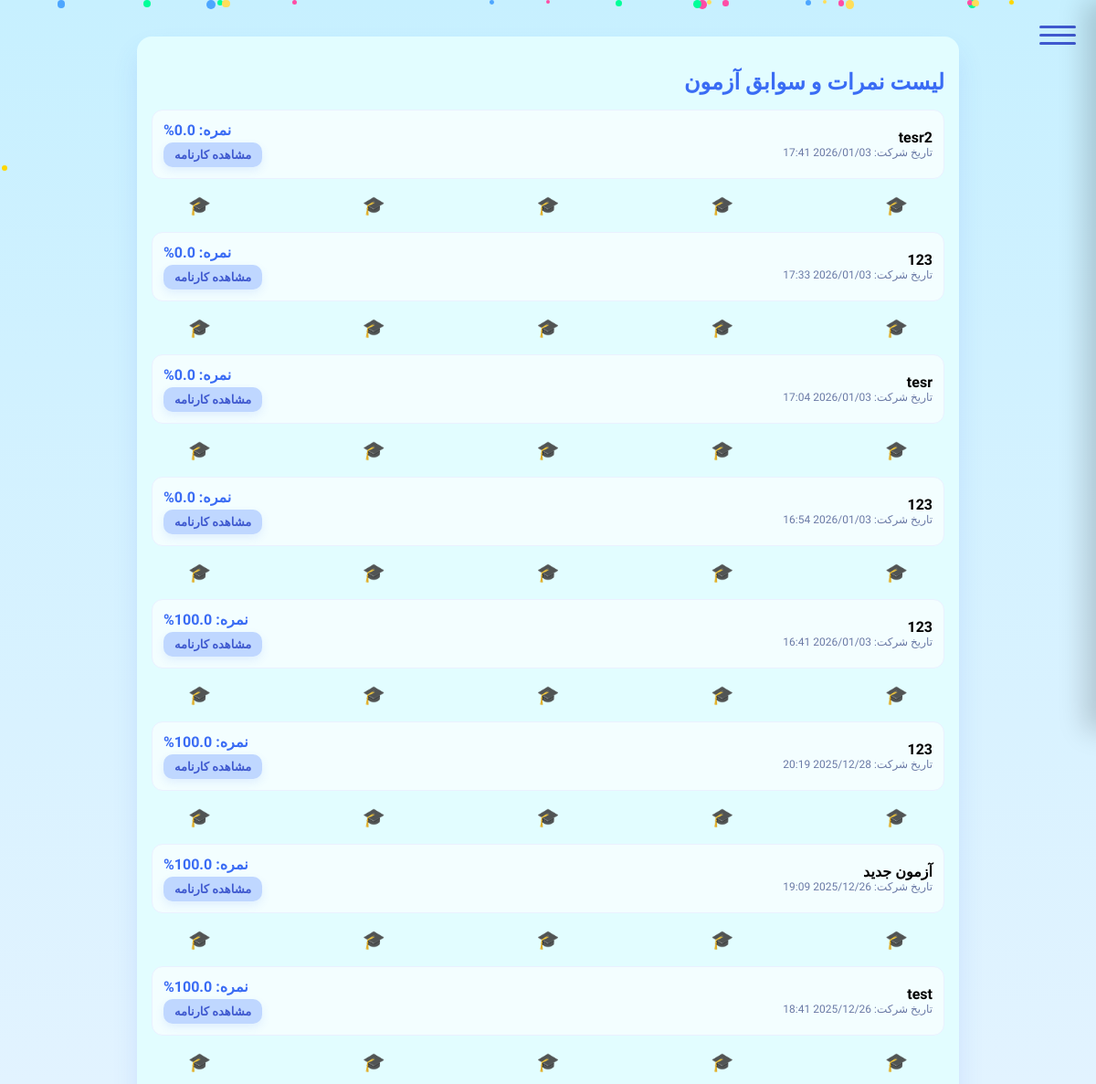
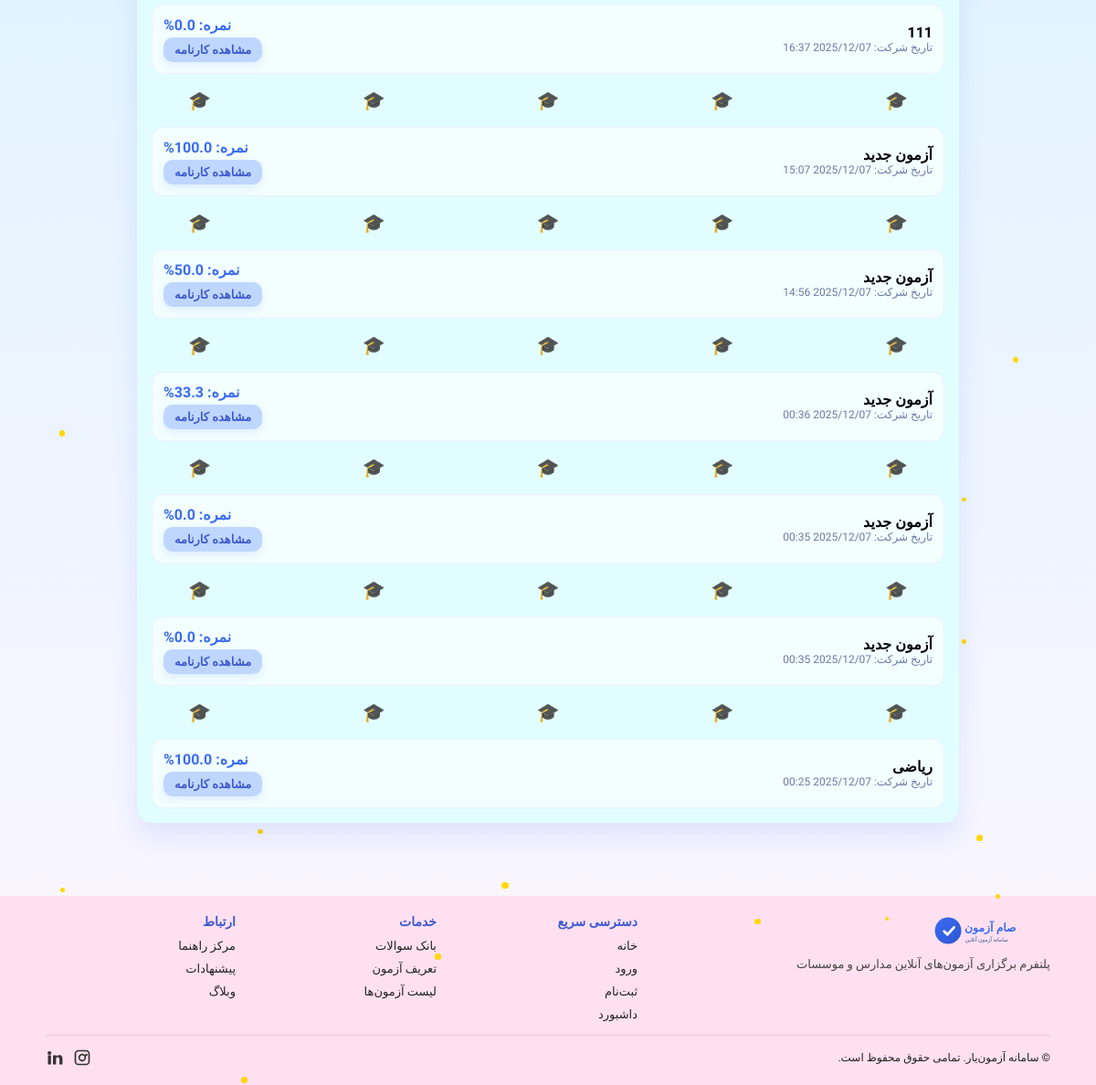
/accounts/student/scores/ (signed in), run on the app's committed database (2 pictures, top to bottom).
### accounts/models.py (models this page shows, shortened)
class ExamAssignment(models.Model):
    exam = models.ForeignKey(Exam, on_delete=models.CASCADE, related_name='assignments')
    student = models.ForeignKey(settings.AUTH_USER_MODEL, on_delete=models.CASCADE, related_name='exam_assignments')
    selected_question_ids = models.JSONField()
    score = models.FloatField(default=0, null=True, blank=True)
    student_answers = models.JSONField(default=dict, blank=True)
    completed_at = models.DateTimeField(null=True, blank=True)
    created_at = models.DateTimeField(auto_now_add=True)
    class Meta:
        unique_together = ('exam', 'student')

class Exam(models.Model):
    name = models.CharField(max_length=200)
    classroom = models.ForeignKey('Classroom', on_delete=models.CASCADE, related_name='exams')
    num_questions = models.PositiveIntegerField(default=0)
    created_by = models.ForeignKey(settings.AUTH_USER_MODEL, on_delete=models.CASCADE, related_name='created_exams')
    students = models.ManyToManyField(settings.AUTH_USER_MODEL, related_name='exams', blank=True)
    created_at = models.DateTimeField(auto_now_add=True)
    source_exam = models.ForeignKey('self', null=True, blank=True, on_delete=models.SET_NULL, related_name='derived_exams')
    shuffle_per_student = models.BooleanField(default=True)
    duration = models.PositiveIntegerField(default=60, help_text="Duration in minutes")
    start_time = models.DateTimeField(null=True, blank=True)
    end_time = models.DateTimeField(null=True, blank=True)
    class Meta:
        verbose_name = "آزمون"
        verbose_name_plural = "آزمون‌ها"

### accounts/views.py (the view)
# urls.py: path('student/scores/', StudentScoresView.as_view(), name='student_scores'),
@method_decorator(login_required, name="dispatch")
class StudentScoresView(TemplateView):
    template_name = "accounts/student_scores.html"
    def dispatch(self, request, *args, **kwargs):
        u = request.user
        if getattr(getattr(u, 'role', None), 'code', '') != 'student':
            return redirect('dashboard')
        return super().dispatch(request, *args, **kwargs)
    def get_context_data(self, **kwargs):
        ctx = super().get_context_data(**kwargs)
        assignments = ExamAssignment.objects.filter(
            student=self.request.user,
            completed_at__isnull=False
        ).select_related('exam').order_by('-completed_at')
        ctx['assignments'] = assignments
        return ctx

### templates/accounts/student_scores.html (shortened to what this page needs)
{% extends "base.html" %}
{% block body_class %}student-scores{% endblock %}
{% block content %}
    <div class="stars" id="stars"></div>
    <div class="confetti" id="confetti"></div>
<div class="wrap">
  <div class="card">
    <h2 style="font-weight:800;color:#3A6CF4;margin-bottom:16px">لیست نمرات و سوابق آزمون</h2>
    <div style="display:grid;grid-template-columns:1fr;gap:12px">
      {% for a in assignments %}
      <div class="item">
        <div>
            <div style="font-weight:bold;">{{ a.exam.name }}</div>
            <div style="color:#6b7aa6;font-size:12px;">تاریخ شرکت: {{ a.completed_at|date:"Y/m/d H:i" }}</div>
        </div>
        <div style="text-align:left;">
            <div style="font-weight:bold;color:#3A6CF4;">نمره: {{ a.score|floatformat:1 }}%</div>
            <a href="{% url 'exam_result' a.exam.id %}" class="btn-report">مشاهده کارنامه</a>
        </div>
      </div>
      {% if not forloop.last %}
      <div class="grad-line-container">
        {% for i in "12345" %}
        <span class="grad-item" style="animation-delay: -{{ forloop.counter }}s;">🎓</span>
        {% endfor %}
      </div>
      {% endif %}
      {% empty %}
      <div style="padding:20px;text-align:center;color:#6b7aa6;">شما هنوز در هیچ آزمونی شرکت نکرده‌اید.</div>
      {% endfor %}
    </div>
  </div>
</div>
{% endblock %}

### static/styles.css (style rules this page uses)
body { font-family: 'Vazirmatn','IranSans', tahoma, sans-serif; direction: rtl; margin: 0; padding: 0; background: linear-gradient(135deg, #007BFF, #00BFFF); min-height: 100vh; }

### templates/base.html (style rules this page uses)
body.student-theme { background: linear-gradient(to bottom, #c7f0ff, #fdf6ff) !important; min-height: 100vh; }

### templates/accounts/student_scores.html (style rules this page uses)
body.student-scores { background: linear-gradient(180deg, #f5f8ff 0%, #eef3ff 100%); }
.wrap { max-width:900px;margin:24px auto;padding:0 16px }
.card { background-color: #e2fdff; border: none; position: relative; z-index: 1; border-radius:16px; box-shadow:0 16px 28px rgba(58,108,244,0.12); padding:16px; }
.grad-line-container { text-align: center; font-size: 1.25rem; margin: 5px 0; opacity: 0.9; user-select: none; white-space: nowrap; overflow: hidden; display: flex; justify-content: space-between; padding: 0 40px; gap: 8px; }
.grad-item { display: inline-block; animation: float-cap 4s ease-in-out infinite; }
.grad-item:nth-child(even) { animation-name: float-cap-opposite; }
.stars, .confetti { position:fixed; width:100%; height:100%; top:0; left:0; overflow:hidden; z-index:0; pointer-events:none; }
.btn-report { background-color: #bfd7ff !important; color: #3f59cf !important; border: none !important; box-shadow: 0 4px 10px rgba(58,108,244,0.1); transition: transform 0.2s; text-decoration: none; font-size: 13px; padding: 6px 12px; border-radius: 10px; font-weight: 700; display: inline-block; margin-top: 4px; }
.item { border:1px solid #eaf1ff; border-radius:12px; padding:12px; display:flex; justify-content:space-between; align-items:center; background: rgba(255,255,255,0.6); }

### data on the page
ExamAssignment: exam.name "tesr2", completed_at "2026/01/03 17:41", score "0.0"
ExamAssignment: exam.name "123", completed_at "2026/01/03 17:33", score "0.0"
ExamAssignment: exam.name "tesr", completed_at "2026/01/03 17:04", score "0.0"
ExamAssignment: exam.name "123", completed_at "2026/01/03 16:54", score "0.0"
ExamAssignment: exam.name "123", completed_at "2026/01/03 16:41", score "100.0"
ExamAssignment: exam.name "123", completed_at "2025/12/28 20:19", score "100.0"
ExamAssignment: exam.name "آزمون جدید", completed_at "2025/12/26 19:09", score "100.0"
ExamAssignment: exam.name "test", completed_at "2025/12/26 18:41", score "100.0"
ExamAssignment: exam.name "111", completed_at "2025/12/07 16:37", score "0.0"
ExamAssignment: exam.name "آزمون جدید", completed_at "2025/12/07 15:07", score "100.0"
ExamAssignment: exam.name "آزمون جدید", completed_at "2025/12/07 14:56", score "50.0"
ExamAssignment: exam.name "آزمون جدید", completed_at "2025/12/07 00:36", score "33.3"
ExamAssignment: exam.name "آزمون جدید", completed_at "2025/12/07 00:35", score "0.0"
ExamAssignment: exam.name "آزمون جدید", completed_at "2025/12/07 00:35", score "0.0"
ExamAssignment: exam.name "ریاضی", completed_at "2025/12/07 00:25", score "100.0"
